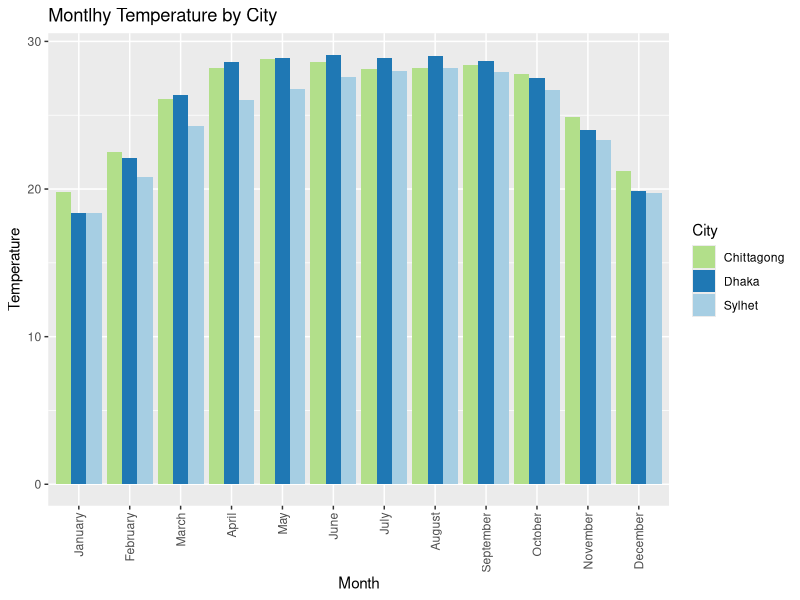
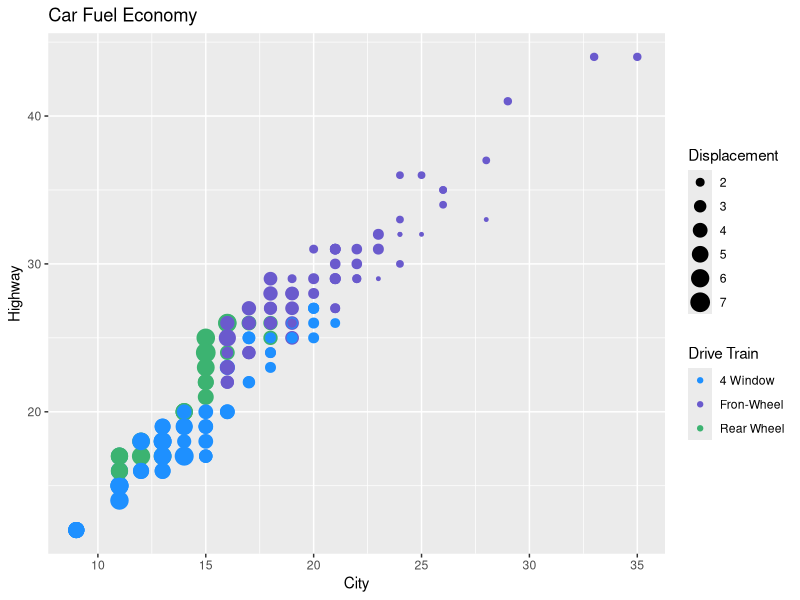

Reproduce these figures in R, in order.
library(tidyverse)
library(RColorBrewer)

dhktmp <- c(18.4, 22.1, 26.4, 28.6, 28.9, 29.1, 28.9, 29.0, 28.7, 27.5, 24.0, 19.9)
syltmp <- c(18.4, 20.8, 24.3, 26.0, 26.8, 27.6, 28.0, 28.2, 27.9, 26.7, 23.3, 19.7)
chttmp <- c(19.8, 22.5, 26.1, 28.2, 28.8, 28.6, 28.1, 28.2, 28.4, 27.8, 24.9, 21.2)
dftmp <- data.frame(Temperature = c(dhktmp, syltmp),
                    Month = factor(rep(month.name, 2), month.name),
                    City = rep(c("Dhaka", "Sylhet"), each = 12))

bdtemp <- data.frame(Temperature = c(dhktmp, syltmp, chttmp),
                     Month = factor(rep(month.name, 3), month.name),
                     City = rep(c("Dhaka", "Sylhet", "Chittagong"), each = 12))

bdtemp %>% ggplot(aes(Month, Temperature, fill = City))+
  geom_bar(stat = "identity", position = "dodge")+
  scale_fill_brewer(palette = "Paired", direction = -1)+
  theme(axis.text.x = element_text(angle = 90, vjust = 0.5, hjust=1))+
  labs(title = "Montlhy Temperature by City")

# Scatter

mpg %>% ggplot(aes(cty, hwy, colour = drv, size = displ))+
  geom_point()+
  labs(x = "City", y = "Highway", title = "Car Fuel Economy",
       color = "Drive Train", size = "Displacement")+
  scale_color_manual(labels = c("4 Window", "Fron-Wheel", "Rear Wheel"),
                     values = c("DodgerBlue", "SlateBlue", "MediumSeaGreen"))
